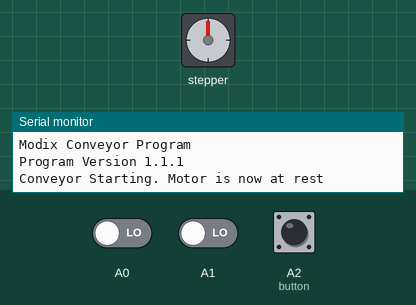
A sketch run on a simulated Arduino Uno, built with avr-gcc and run on an emulated ATmega328P. On the bench: stepper motor, the last lines printed to the serial monitor. The test bench sets the inputs (shaded band); at power-on: A2 (button) HIGH, A0 LOW, A1 LOW. Stepper angles assume 200 steps per turn.

Above: at 1.2 s.
1.3 s: A2 (button) pulled LOW for 0.15 s
At 1.45 s:
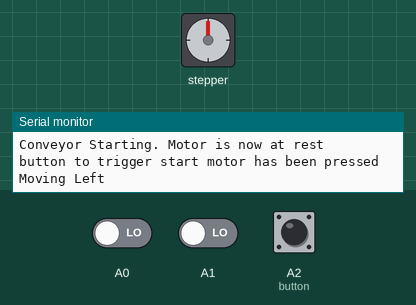
4.3 s: A0 driven HIGH
7.3 s: A1 driven HIGH
At 7.3 s:
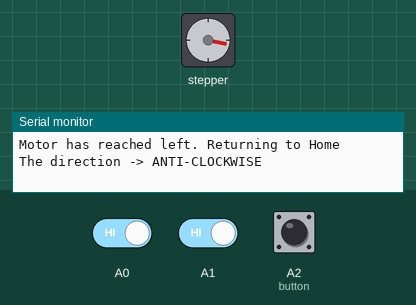
8.8 s: A2 (button) pulled LOW for 1 s
At 10.6 s:
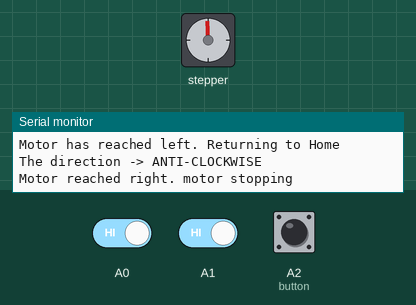
11.3 s: A0 driven LOW and A2 (button) driven LOW
At 12.05 s:
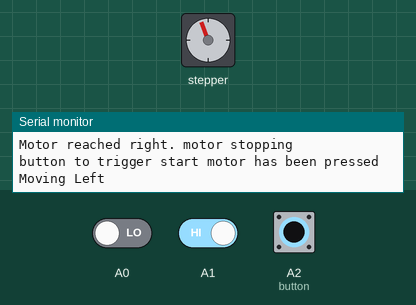
14.3 s: A2 (button) pulsed HIGH 2 times (0.12 s each, 0.3 s apart)
Timing chart, 0 to 52.4 s (numbered marks = the images above; inputs shaded):
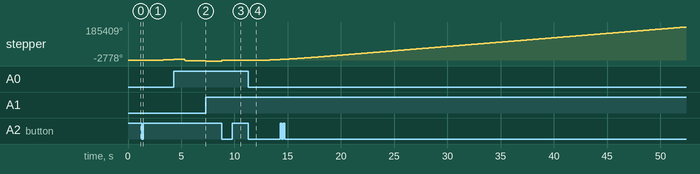

Measured:
- after the input at 1.3 s, stepper: keeps turning clockwise at about 1846°/s, starting at once
- after the input at 7.3 s, stepper: stops changing and stays -2778°
- after the input at 8.8 s, stepper: goes 1° 1.1 s, then -2°, starting at once
- after the input at 11.3 s, stepper: keeps turning clockwise at about 1847°/s, starting at once

The sketch:

Modixprogramworking.ino
```cpp
#include <ezButton.h>

#include <AccelStepper.h>
#include <MultiStepper.h>


const int stepPin = 7;
const int directionPin = 8;

//AccelStepper stepper(AccelStepper::FULL4WIRE, 10, 9, 8, 7);
AccelStepper stepper(AccelStepper::DRIVER, stepPin, directionPin);

const int limitSwitchLeft (A0);
const int limitSwitchRight (A1);
ezButton button(A2);  // create ezButton object that attach to pin 6;

#define DIRECTION_CCW -1
#define DIRECTION_CW   1

#define MAX_POSITION 0x7FFFFFFF // maximum of position we can set (long type)

int direction  = DIRECTION_CCW;
long targetPos = 0;
bool isStopped = true;

bool buttonPressed = false;  // Flag to track button press

void setup() {

  // put your setup code here, to run once
  stepper.setPinsInverted (true,false,false);


stepper.setMaxSpeed(0.0);   // set the maximum speed
         stepper.setAcceleration(0.0); // set acceleration
         stepper.setSpeed(0);         // set initial speed
         stepper.setCurrentPosition(0); // set position


    Serial.begin(9600);
    Serial.println("Modix Conveyor Program");
    Serial.println("Program Version 1.1.1");
  //assuming motor is already one one junction
  Serial.println("Conveyor Starting. Motor is now at rest");
}

enum states { STATE_IDLE, STATE_MOVING_RIGHT, STATE_MOVING_LEFT,};

int currentState = STATE_IDLE;
int leftlimit = 0;
int rightlimit = 0;
void loop() {
  // put your main code here, to run repeatedly:
leftlimit = digitalRead(limitSwitchLeft);
rightlimit = digitalRead(limitSwitchRight);
  button.loop();

  stepper.run(); // MUST be called in loop() function


  switch (currentState) {
    case STATE_IDLE:
      // motor is off, waiting for trigger button to be pressed
      if (button.isPressed())
      {
        Serial.println("button to trigger start motor has been pressed");
        isStopped = false;
       {
         stepper.setMaxSpeed(10000.0);   // set the maximum speed
         stepper.setAcceleration(1000.0); // set acceleration
         stepper.setSpeed(1000);         // set initial speed
         stepper.setCurrentPosition(0); // set position
         targetPos = direction * MAX_POSITION;
         stepper.moveTo(targetPos);
         Serial.println("Moving Left");
         currentState = STATE_MOVING_LEFT;
        }
        }
      break;
case STATE_MOVING_LEFT:
      // moving left so only check left limit switch

      if (leftlimit == HIGH)
      {
        Serial.println("Sled has reached operator. Delaying for 1 Second");
        delay (1000);
        Serial.println("Motor has reached left. Returning to Home");

    Serial.print(F("The direction -> "));
    if (direction == DIRECTION_CW)
      Serial.println(F("CLOCKWISE"));
    else
      Serial.println(F("ANTI-CLOCKWISE"));
direction *= -1; // change direction
    targetPos = direction * MAX_POSITION;
    stepper.setCurrentPosition(0); // set position
    stepper.moveTo(targetPos);
    currentState = STATE_MOVING_RIGHT;
  }

  // without this part, the move will stop after reaching maximum position
  if (stepper.distanceToGo() == 0) { // if motor moved to the maximum position
    stepper.setCurrentPosition(0);   // reset position to 0
    stepper.moveTo(targetPos);       // move the motor to maximum position again
  }


  break;

    case STATE_MOVING_RIGHT:
      // moving right so only check right limit switch

      if (rightlimit == HIGH)
      {
        Serial.println("Motor reached right. motor stopping");
            stepper.setMaxSpeed(0.0);   // set the maximum speed
         stepper.setAcceleration(0.0); // set acceleration
         stepper.setSpeed(0);         // set initial speed
         stepper.setCurrentPosition(0); // set position
         direction *= -1; // change direction
         isStopped == true;


        currentState = STATE_IDLE;
      }
      break;


  }
}
```
